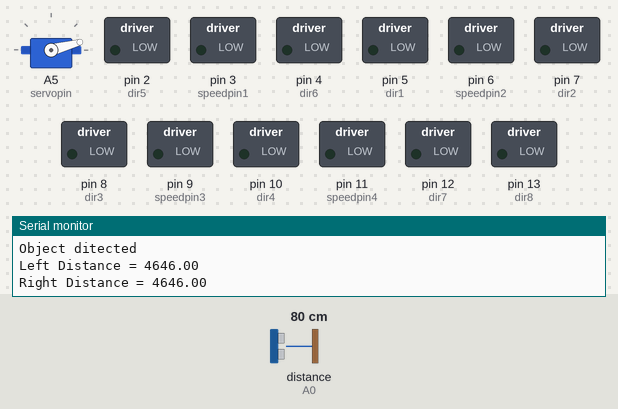
This sketch was run on a simulated Arduino Uno, built with avr-gcc and run on an emulated ATmega328P. Parts: servo, switched loads named in the sketch (green lamp = pin HIGH), the last lines printed to the serial monitor. Wiring (inferred from the names in the program): ultrasonic range finder: trigger A1; echo A0. The inputs (shaded band) are chosen by the test bench; at power-on: distance to the obstacle (sensor on A0) 80 cm. The echo pulse lasts 58.3 µs per cm; pins used as bus, display or sensor lines are not drawn.

Above: at 10.6 s.
10.7 s: distance to the obstacle (sensor on A0) set to 85 cm
At 13.1 s:
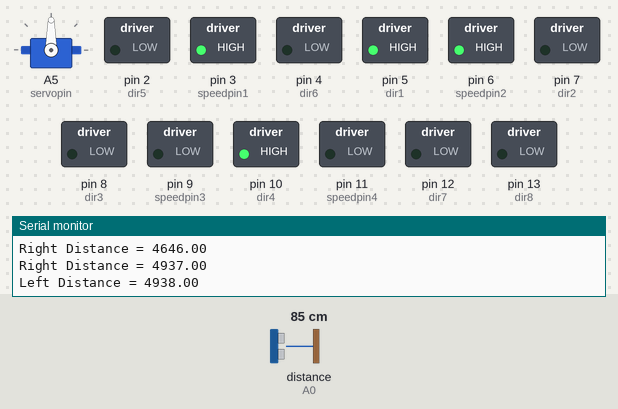
At 16.7 s:
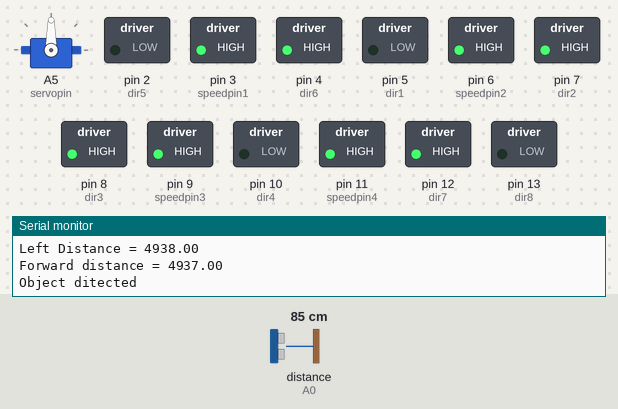
Timing chart, 0 to 23.1 s (numbered marks = the images above; inputs shaded):
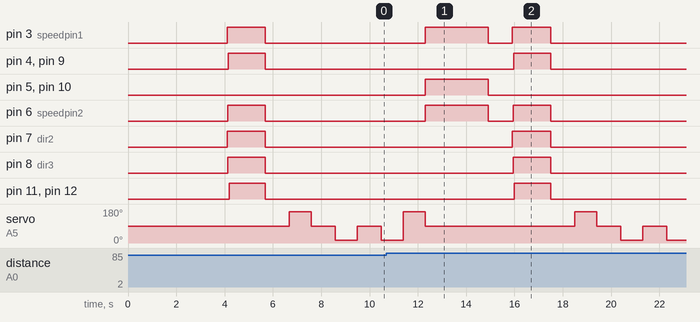

Measured:
- the behaviour switches between 80 and 81 cm on distance to the obstacle (sensor on A0) (found by bisection; images 0 and 1)
- after the input at 10.7 s, pin 2 (dir5), pin 13 (dir8): stays LOW (without the input it goes to HIGH after 1.6 s); pin 5 (dir1), pin 10 (dir4): LOW → HIGH after 1.6 s, → LOW 2.6 s later

The sketch:

dc_motor_with_ultrasonic_sensor_21__1_.ino
```cpp
//The Servo motor shows the movement of HC-SR04 in real life(as it cannot be done in tinkercad).
//forward high pins = {dir1 , dir4 , dir5 , dir8}
//backward high pins = {dir2 , dir3 , dir6 , dir7}
#include <Servo.h>
Servo myservo;
int servopin=A5;
int trigpin=A1;
int echopin=A0;
int speedpin1=3;  //back right
int dir1=5;
int dir2=7;
int speedpin2=6;  //front right
int dir3=8;
int dir4=10;
int speedpin3=9;  //back left
int dir5=2;
int dir6=4;
int speedpin4=11; //front left
int dir7=12;
int dir8=13;
void setup()
{
  Serial.begin(9600);
  myservo.attach(servopin);
  myservo.write(90);
  delay(3000);
  pinMode(trigpin,OUTPUT);
  pinMode(echopin,INPUT);
  pinMode(speedpin1, OUTPUT);
  pinMode(speedpin2, OUTPUT);
  pinMode(dir1, OUTPUT);
  pinMode(dir2, OUTPUT);
  pinMode(dir3, OUTPUT);
  pinMode(dir4, OUTPUT);
  pinMode(speedpin3, OUTPUT);
  pinMode(speedpin4, OUTPUT);
  pinMode(dir5, OUTPUT);
  pinMode(dir6, OUTPUT);
  pinMode(dir7, OUTPUT);
  pinMode(dir8, OUTPUT);
}

float duration;

void loop()
{
  // put your main code here, to run repeatedly:

  ping();
  duration=pulseIn(echopin,HIGH);
  Serial.print("Forward distance = ");
  Serial.println(duration);
  delay(100);
  if(duration<=5500.00)
  {
    Serial.println("Object ditected");
    Stop();
    delay(1000);
      back();
      delay(1500);
      Stop();
      delay(1000);
      leftD();
      delay(1000);
      rightD();
      delay(1000);
      if(rightD()<leftD())
      {
        turnleft();
      }
      else
    {
        turnright();
      }
    }
  else
  {
      forward();
  }

}
int Stop()
{
  digitalWrite(dir1,LOW);
  digitalWrite(dir2,LOW);
  digitalWrite(dir3,LOW);
  digitalWrite(dir4,LOW);
  digitalWrite(dir5,LOW);
  digitalWrite(dir6,LOW);
  digitalWrite(dir7,LOW);
  digitalWrite(dir8,LOW);
  analogWrite(speedpin1,0);
  analogWrite(speedpin2,0);
  analogWrite(speedpin3,0);
  analogWrite(speedpin4,0);
}
int forward()
{
  digitalWrite(dir1,HIGH);
  digitalWrite(dir2,LOW);
  analogWrite(speedpin1,255);
  delay(25);
  digitalWrite(dir3,LOW);
  digitalWrite(dir4,HIGH);
  analogWrite(speedpin2,255);
  delay(25);
  digitalWrite(dir5,HIGH);
  digitalWrite(dir6,LOW);
  analogWrite(speedpin3,255);
  delay(25);
  digitalWrite(dir7,LOW);
  digitalWrite(dir8,HIGH);
  analogWrite(speedpin4,255);
}
int back()
{
  digitalWrite(dir1,LOW);
  digitalWrite(dir2,HIGH);
  analogWrite(speedpin1,255);
  delay(25);
  digitalWrite(dir3,HIGH);
  digitalWrite(dir4,LOW);
  analogWrite(speedpin2,255);
  delay(25);
  digitalWrite(dir5,LOW);
  digitalWrite(dir6,HIGH);
  analogWrite(speedpin3,255);
  delay(25);
  digitalWrite(dir7,HIGH);
  digitalWrite(dir8,LOW);
  analogWrite(speedpin4,255);
}
int turnright()
{
  digitalWrite(dir1,LOW);
  digitalWrite(dir2,LOW);
  digitalWrite(dir3,LOW);
  digitalWrite(dir4,LOW);
  digitalWrite(dir5,HIGH);
  digitalWrite(dir6,LOW);
  digitalWrite(dir7,LOW);
  digitalWrite(dir8,HIGH);
  analogWrite(speedpin1,0);
  analogWrite(speedpin2,0);
  analogWrite(speedpin3,255);
  analogWrite(speedpin4,255);
  delay(2500);
  ping();
   duration=pulseIn(echopin,HIGH);
  while(duration>5500.00){
    ping();
    duration=pulseIn(echopin,HIGH);
    Serial.print("Right distance = ");
    Serial.println(duration);
    delay(100);
    forward();
  }
}
int turnleft()
{
  digitalWrite(dir1,HIGH);
  digitalWrite(dir2,LOW);
  digitalWrite(dir3,LOW);
  digitalWrite(dir4,HIGH);
  digitalWrite(dir5,LOW);
  digitalWrite(dir6,LOW);
  digitalWrite(dir7,LOW);
  digitalWrite(dir8,LOW);
  analogWrite(speedpin1,255);
  analogWrite(speedpin2,255);
  analogWrite(speedpin3,0);
  analogWrite(speedpin4,0);
  delay(2500);
  ping();
   duration=pulseIn(echopin,HIGH);
  while(duration>5500.00){
    ping();
    duration=pulseIn(echopin,HIGH);
    Serial.print("Left distance = ");
    Serial.println(duration);
    delay(100);
    forward();
  }
}
float rightD()
{
  float duration_r;
  myservo.write(15);
  delay(900);
  ping();
  duration_r=pulseIn(echopin,HIGH);
  myservo.write(90);
  Serial.print("Right Distance = ");
  Serial.println(duration_r);
  return duration_r;
}
float leftD()
{
  float duration_l;
  myservo.write(165);
  delay(900);
  ping();
  duration_l=pulseIn(echopin,HIGH);
  myservo.write(90);
  Serial.print("Left Distance = ");
  Serial.println(duration_l);
  return duration_l;
}
int ping()
{
  digitalWrite(trigpin,LOW);
  delayMicroseconds(5);
  digitalWrite(trigpin,HIGH);
  delayMicroseconds(5);
  digitalWrite(trigpin,LOW);
}
```
